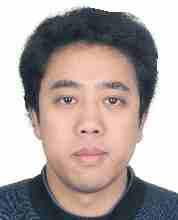
#> input picture meshtest.jpg, 178 x 220 px
$ jupyter execute --allow-errors mesh.ipynb
#> lines starting #> are read from the running program, lines starting #| are printed output that depends on the picture
[cell 1]
# coding:utf-8
#!/usr/bin/python3
import os, cv2 #,matplotlib; matplotlib.use('Agg')
from pylab import * # import matplotlib & numpy
from tqdm import tqdm


# tp = [Type=0-3, Fix/Scale=0/1, Noise Scale=0-1]
#####################################################################
# Create Normalized Curve:
def Curve(tp, p, t): # normalized curve
    if type(tp)!=str: tp = "sps" # tp=tp[0]
    s1 = p[2] * np.sin((p[0]*t+p[1])*np.pi)
    s2 = p[5] * np.sin((p[3]*t+p[4])*np.pi)
    if "sps" in tp: return (s1 + s2)/(abs(p[2]) + abs(p[5]))
    if "sms" in tp: return (s1 * s2)/(abs(p[2]) * abs(p[5]))
    if len(p)>=9: s3 = p[8] * np.sin((p[6]*t+p[7])*np.pi)
    if "sss" in tp: return (s1 + s2 + s3)/(abs(p[2])+abs(p[5])+abs(p[8]))


# Get Random [linewidth, alpha] Pairs:
def LwAl(tp, n=1, dx=180): # random [linewidth, alpha] pair
    wa = np.random.rand(2*n); f = tp[1]*(dx/180-1)+1 # scale ratio
    wa[::2] = [round(f*(1.1*i+2),2) for i in wa[::2]] # linewidth
    wa[1::2] = [round(0.4*i+0.2,2) for i in wa[1::2]] # alpha
    if tp[0]==3: wa[::2] = round(f,2); # linewidth for tp=3
    return wa # type: np.array


# Rotate or Affine the Curve:
def RoAf(t, y, ra=0, af=None): # rotate or affine the curve
    if type(ra)!=np.ndarray: # rotational angle -> matrix

        ra *= np.pi;
        ra = np.array([[cos(ra),-sin(ra)],[sin(ra),cos(ra)]])
    if type(af)==np.ndarray: ra = ra.dot(af); # affine & rotate
    y = ra.dot(np.array([t,y])) # rotate/affine the curve
    return y[0,:], y[1,:] # t'=y[0,:], y'=y[1,:]


# Draw Curve with Annotation:
def DrawCu(tp, p=None, xi=0, dx=20, yo=0, A=1, ra=0, af=0, wa=[]): # draw curve
    if type(tp)!=list and type(tp)!=tuple: tp = [tp,0,0] # default
    if p==None or len(p)<6: # default: random curve parameters
        p = [round(2*i,2) for i in np.random.rand(9)]; p[2]=p[5]=p[8]=1

    tp, fs, no = tp # tp[0]=Type, tp[1]=Fix/Scale, tp[2]=Noise Scale
    t = np.linspace(xi-dx, xi+dx, round(2*dx*(np.random.rand()+1)), endpoint=True)
    no = no/5 * (1+(tp==3)) * (np.random.rand(len(t))-0.5) # noise
    y = A * (Curve(tp,p,t) + yo + no) # vertically scale + translate
    t,y = RoAf(t-xi, y, ra, af) # horizontally adjust -> rotate/affine

    if len(wa)<2: wa = LwAl([tp,fs], 1, dx); # get [linewidth,alpha] pair
    an = str(tp)+": "+", ".join([str(i) for i in p])+"->"+", ".join([str(i) for i in wa])
    plot(t, y, color="k", lw=wa[0], alpha=wa[-1], label=an)
    return t, y, wa, p


#####################################################################
# Extract sps Cell Parameters:
def Paras(tp, dx, A, f): # Extract sps Cell Parameters
    tp, yf = tp[0], tp[1]*(dx/180-1)+1 # Cell scale ratio
    if tp==0: # Reticulate Pattern Type0
        A = 42*yf; f = 12/dx; p = [0.2*f, 3/8, 0.5, 0.8*f, 0, 0.8]
    elif tp==1: # Reticulate Pattern Type1
        A = 30*yf; f = 8/dx; p = [0.2*f, 3/8, 0.5, 0.8*f, 0, 0.75]
    elif tp==2: # Reticulate Pattern Type2
        A = 55*yf; f = 8/dx; p = [0.2*f, 3/8, 0.5, 0.8*f, 0, 0.8]
        f = np.array([[1,-0.5],[-0.15,1]]); # Affine Matrix
    elif tp==3: # Reticulate Pattern Type3
        A = 10*yf; f = 7.5/dx; p = [0.2*f, 3/8, 0.5, 0.8*f, 0, 0.8]
        f = np.array([[1.15,1.1],[-0.45,0.7]]); # Affine Matrix
    else: A *= yf; f /= dx; p = [0.2*f, 3/8, 0.5, 0.8*f, 0, 0.8-tp%2/10]
    return A, p, f


# Draw Reticulate Pattern Cell(sps):
def DrawCel(tp, dx, yi=0, ra=0, wa=[], A=42, f=12): # draw sps cell
    xi = round(dx*np.random.rand(), 1)
    dy = round(0.2+(np.random.rand()-0.5)/10, 3)
    A,p1,f = Paras(tp,dx,A,f); # get sps Cell Parameters
    p2 = p1.copy(); p2[::-3] = [-i for i in p2[::-3]]

    t = np.linspace(xi-dx, xi+dx, round(2*dx*(np.random.rand()+1)), endpoint=True)
    no1 = tp[2]/5 * (1+(tp[0]==4)) * (np.random.rand(len(t))-0.5) # noise
    no2 = tp[2]/5 * (1+(tp[0]==4)) * (np.random.rand(len(t))-0.5) # noise
    y1 = A * (Curve(tp[0], p1, t) + (yi+dy) + no1); # vertically scale + trans
    y2 = A * (Curve(tp[0], p2, t) + (yi-dy) + no2); # vertically scale + trans
    t -= xi; t1,y1 = RoAf(t,y1,ra,f); t2,y2 = RoAf(t,y2,ra,f) # rotate/affine
    plot(t1, y1, color="b", lw=wa[0], alpha=wa[-1]) # same alpha
    plot(t2, y2, color="b", lw=wa[2], alpha=wa[-1]) # same alpha
    return [t1,y1, t2,y2]


# Draw Reticulate Pattern Cell(sps):
def DrawCell(tp, dx, yi=0, ra=0, wa=[], A=42, f=12): # draw sps cell
    xi = round(dx*np.random.rand(), 1)
    dy = round(0.2+(np.random.rand()-0.5)/10, 3)
    A,p1,f = Paras(tp,dx,A,f); # get sps Cell Parameters
    p2 = p1.copy(); p2[::-3] = [-i for i in p2[::-3]]

    # DrawCu set alpha=wa[-1], thus Curve Cells have same alpha:
    t1,y1,w1,p1 = DrawCu(tp, p1, xi, dx, yi+dy, A, ra, f, wa=wa[:])
    t2,y2,w2,p2 = DrawCu(tp, p2, xi, dx, yi-dy, A, ra, f, wa=wa[2:])
    return [t1,y1, t2,y2]


# Add Mesh to Image:
def Add2Im(im, tp, ro=None, wa=None, gap=1.6, fun=DrawCell): # add to image
    if type(im)==str: im = cv2.imread(im)[:,:,::-1] # =imread(im)
    y,x = im.shape[:2]; n = y//20 # shape = (height,width,depth)
    if ro==None: ro = 2*np.random.rand()-1 # randomly rotate
    if wa==None or len(wa)<4: wa = LwAl(tp,2,x) # [lw,alpha]

    ofs = round(1.5*np.random.rand(), 2)
    gap = round(gap+(np.random.rand()-0.3)/10, 2); net = []
    for i in range(2*n): net += fun(tp, x, gap*(i-n)+ofs, ro, wa=wa)
    subplots_adjust(left=0, right=1, bottom=0, top=1, hspace=0, wspace=0)
    imshow(im, extent=(-x/2,x/2,-y/2,y/2)); axis("off"); xticks([]); yticks([])
    return net


# Save Mesh Image with Mask(by black.png):
# [60 lines left out: functions SaveIm0, SaveIm, Crop, not called in this run]
    # INTER_NEAREST=0, INTER_LINEAR=1, INTER_CUBIC=2, INTER_AREA=3, INTER_LANCZOS4=4
    # SSIM (after resize) in turn: 0.972636, 0.998395, 0.999770, 0.997944, 0.999939


# Batch Adding Meshes to Images and Saving:
def BatchSave(src, tp, qt=20, num=None, ms=None, repeat=1, resize_rate=0.7, resize_time=3):
    tp, fss, no = tp # parse: Type,Fix/Scale,Noise
    if type(tp)==int:
        tp = [tp] # tp=range/list/tuple
    N = len(tp)
    if num==None or type(num)!=int:
        num = N # default=N
    id = [i%N for i in range(num)] # default index of tp

    dst = src + "_" + "meshed" # dst_name
    if not os.path.exists(dst):
        os.mkdir(dst)
    for file in tqdm(os.listdir(src)): # traverse src
        if file=='.DS_Store':
            continue
        im = os.path.join(src, file) # uesd in out()
        if num<N:
            id = np.random.choice(N, num, False) # non-repetitive
        for i in range(num):
            for fs in fss:
                for j in range(repeat):
                    for l in range(resize_time):
                        out_path = im.replace(src,dst).split('.jpg')[0]+'_tp'+str(i)+'_fs'+str(fs)+'_no'+str(no)+'_resize'+str(l)+'_repeat'+str(j)+'.jpg'
                        SaveIm(im, out_path, (tp[id[i]],fs,no), qt, ms, resize_rate=resize_rate**l)

        break

[cell 2]
src = "./data"
tp = [range(4), 0, 0.3]
tp2 = [range(4), 1, 0.3]
#> (the rest of this cell did not finish here and is left out)

[cell 3]
# Random search paras:
figure(figsize=(16,3))
DrawCu("sps",yo=0); DrawCu("sps",yo=2);
legend(loc='lower right'); show()
#> after `legend(loc='lower right')`:
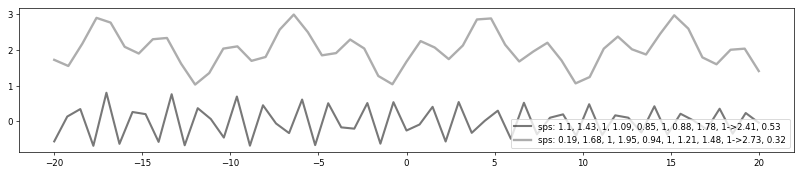
#> figure drawn by matplotlib, 1 panel; curve peaks at x = -17.04, y = 0.799; curve peaks at x = -6.4, y = 2.99

[cell 4]
# Finetune paras of sps:
figure(figsize=(16,4))
# [26 lines of commented-out code are left out]
p = [0.2, 3/8, 0.5, 0.8, 0.0, 0.8]; DrawCu("sps", p, yo=0.5) # Good
p = [0.2, 3/8, -0.5, 0.8, 0.0, -0.8]; DrawCu("sps", p, yo=0) # Good
p = [0.2, 3/8, 0.5, 0.8, 0.0, 0.7]; DrawCu("sps", p, yo=-1.55) # Good
p = [0.2, 3/8, -0.5, 0.8, 0.0, -0.7]; DrawCu("sps", p, yo=-2) # Good
legend(loc='lower right'); show()
#> after `legend(loc='lower right')`:
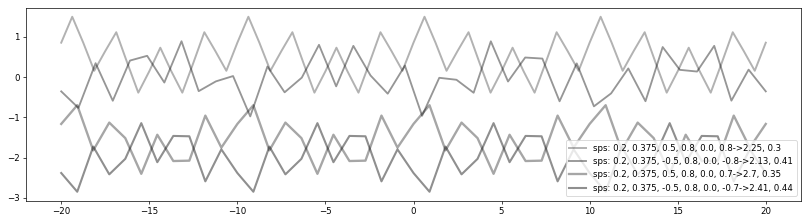
#> figure drawn by matplotlib, 1 panel; curve peaks at x = -19.38, y = 1.5; curve peaks at x = -13.17, y = 0.891; curve peaks at x = 10.91, y = -0.699

[cell 5]
# Finetune paras of sss:
figure(figsize=(16,3))
#p = [1.0, 0.0, 1, 1.2, 0.5, 1, 0.05, 0.0, 0.2]; DrawCu("sss", p, yo=2)
#p = [1.0, 0.0, 1, 1.2, 0.5, 1, 0.05, 0.35, 1]; DrawCu("sss", p, yo=0)
#p = [1.0, 0.0, 1, 1.2, 1.5, 0.3, 0.02, 0.35, 0.6]; DrawCu("sss", p, yo=2)
p = [0.2, 3/8, 0.7, 0.8, 0, 1, 0.4, 0.8, 0]; DrawCu("sss", p, yo=1.5)
p = [0.2, 3/8, 0.7, 0.8, 0, 1, 0.2, 11/8, 0.3]; DrawCu("sss", p, yo=0.2)
#p = [0.2, 3/8, -0.7, 0.8, 0, -1, 0.2, 11/8, -0.3]; DrawCu("sss", p, yo=0)
legend(loc='lower right'); show()
#> after `legend(loc='lower right')`:
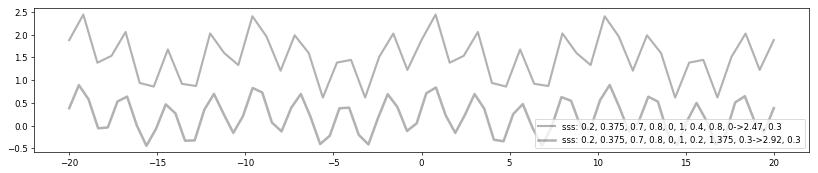
#> figure drawn by matplotlib, 1 panel; curve peaks at x = 0.8, y = 2.44; curve peaks at x = 10.68, y = 0.894

[cell 6]
# Search paras for Type2:
figure(figsize=(16,3))
p = [0.1, 0, 2, 1.5, 0, 0.4]; DrawCu("sps", p, yo=0)
p = [0.1, 0, 2, 1.5, 0, -0.4]; DrawCu("sps", p, yo=0.1)
legend(loc='lower right'); show()
#> after `legend(loc='lower right')`:
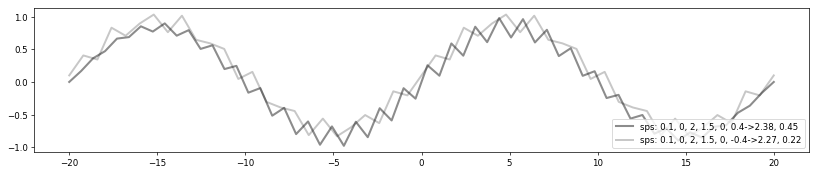
#> figure drawn by matplotlib, 1 panel; curve peaks at x = 4.41, y = 0.976; curve peaks at x = -15.2, y = 1.03

[cell 7]
# Test Rotations:
figure(figsize=(8,3)); tp = (0,1,0.1); wa = [3,0.4, 2,0.5]
subplot(1,2,1);
for i in range(4): DrawCel(tp, 80, (i-1)*1.5, 0.1, wa, f=8)
subplot(1,2,2);
for i in range(4): DrawCell(tp, 80, (i-1)*1.5, 0.1, wa, f=8)
show()
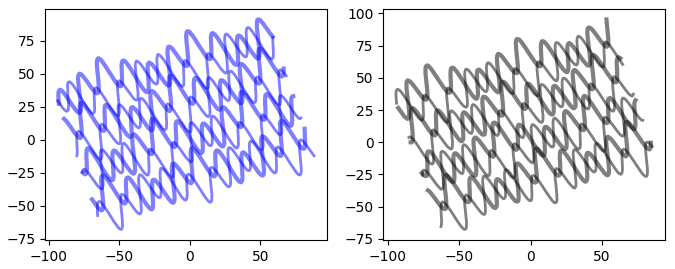
#> figure drawn by matplotlib, 2 panels

[cell 8]
# Test Affine:
figure(figsize=(12,3)); tp = (4,0,0.2); wa = [3,0.4, 2.5,0.4]
ro = np.array([[1,0],[0,1]]);
af1 = np.array([[1,0.2],[0,1]]);
af2 = np.array([[1,0],[0.6,1]]);
subplot(1,3,1); DrawCel(tp, 50, 0, ro, wa, f=5);
subplot(1,3,2); DrawCel(tp, 50, 0, af1, wa, f=5);
subplot(1,3,3); DrawCell(tp, 50, 0, af2, wa, f=5);
show()
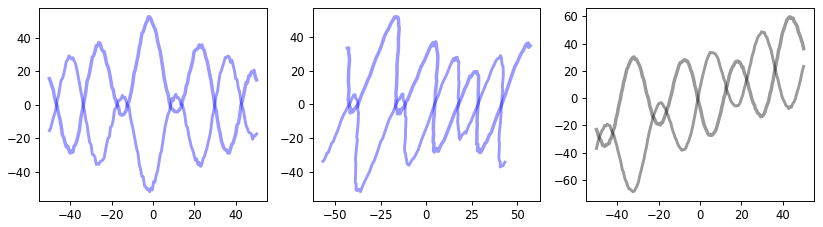
#> figure drawn by matplotlib, 3 panels; panel 1: curve peaks at x = -2.2, y = 52.38; panel 1: curve peaks at x = -40.57, y = 29.08; panel 3: curve peaks at x = 43.43, y = 59.66; panel 3: curve peaks at x = 29.74, y = 48.73

[cell 9]
# Test Type0:
figure(figsize=(7.25,6))

#> (the rest of this cell did not finish here and is left out)

[cell 10]
# Test Type1:
figure(figsize=(7.25,6))

#> (the rest of this cell did not finish here and is left out)

[cell 11]
# Test Type2:
figure(figsize=(7.25,6));

#> (the rest of this cell did not finish here and is left out)

[cell 12]
# Test Type3:
figure(figsize=(7.25,6)); tp = (3, 1, 0.6);
#> after `tp = (3, 1, 0.6)`: tp = (3, 1, 0.6)

#> (the rest of this cell did not finish here and is left out)

[cell 13]
# Test SaveIm:
src = "E:/Hua/PyCharm/Test"
#> src = 'E:/Hua/PyCharm/Test'
tp = [range(4), 0, 0.3]
tp = [range(4), 1, 0.3]
#> (the rest of this cell did not finish here and is left out)

print(os.getcwd())

[cell 14]
#!/usr/bin/python3
import os
def SelDir(src, beg, end):
    for pp,sub,ff in os.walk(src): break
    #sub = list(os.walk(org))[0][1]; # too slow
    sub = [i for i in sub if beg<=int(i)<=end]
    os.chdir(src); ff = "../List.txt";
    with open(ff,"w") as f: # save sub
        for i in sub: f.write(i+"\n")
    return sub

src = "E:/FacePic/WebFace";
#> (the rest of this cell did not finish here and is left out)

[cell 15]
import os,cv2
from pylab import *
# Transform cv2.image <-> pylab.image
im = cv2.imread("E:/FacePic/WebFace/0000107/010.jpg")
#> (the rest of this cell did not finish here and is left out)

[cell 16]
import os, cv2 #,matplotlib; matplotlib.use('Agg')
import matplotlib.pyplot as plt # import matplotlib & numpy

img=plt.imread('meshtest.jpg')
#> img is the input picture: shape (220, 178, 3); mean R, G, B 176.3, 163.9, 161.3
plt.subplot(2,3,1); plt.imshow(img)
tp = (1, 0, 0.3); #wa = [2.2,0.7, 2.8,0.6];
plt.subplot(2,3,2); Add2Im(img, tp, ro=1.3);
# plt.subplot(2,3,3); Add2Im(img, tp, ro=-0.26, gap=1.7);
# plt.subplot(2,3,4); Add2Im(img, tp, ro=0.39, gap=1.55);
# plt.subplot(2,3,5); Add2Im(img, tp, ro=0.25, gap=1.6);
# plt.subplot(2,3,6); Add2Im(img, tp, ro=0.0);

plt.show()
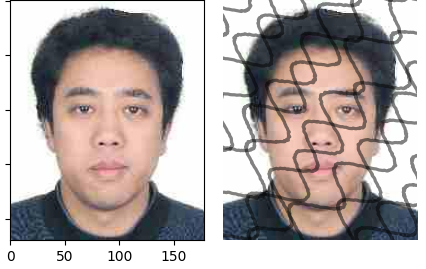
#> figure drawn by matplotlib, 2 panels
